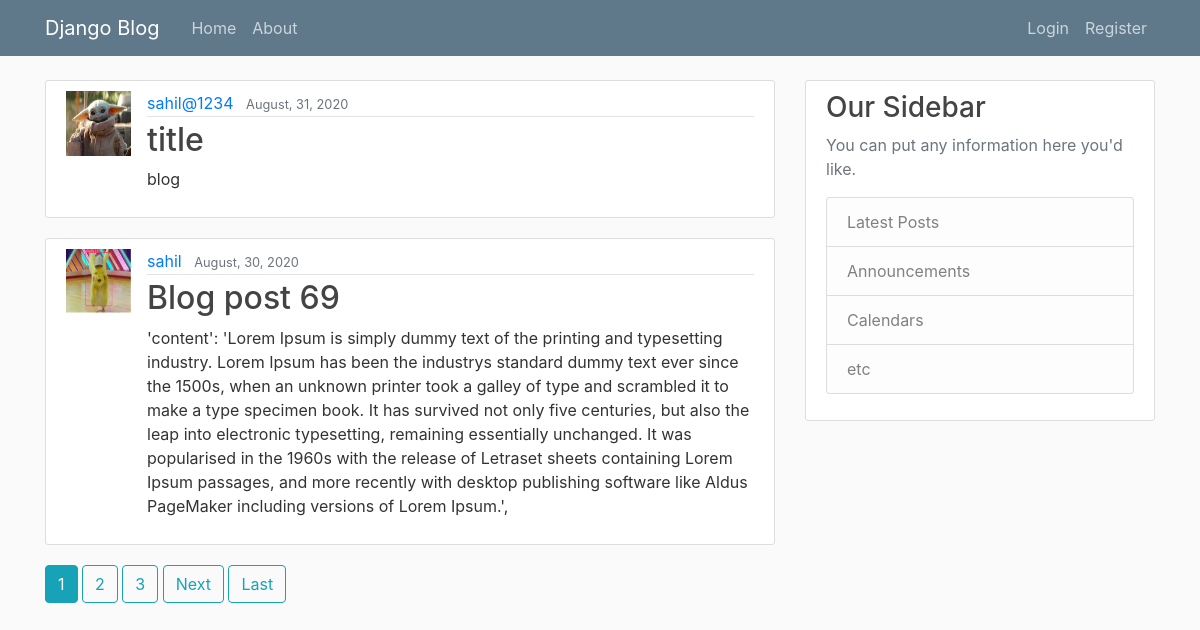
The page / on the database its author committed.
### blog/models.py (models this page shows, shortened)
class Post(models.Model):
    title = models.CharField(max_length=100)
    content = models.TextField()
    date_posted = models.DateTimeField(default=timezone.now)
    author = models.ForeignKey(User, on_delete=models.CASCADE)

### user/models.py (models this page shows, shortened)
class Profile(models.Model):
    user = models.OneToOneField(User, on_delete=models.CASCADE)
    image = models.ImageField(default='default.jpg',upload_to='profile_pics')

### blog/views.py (the view)
# urls.py: path('',  PostListView.as_view(), name='blog-home'),
class PostListView(ListView):
    model = Post
    template_name = 'blog/home.html'
    context_object_name ='posts'
    ordering=['-date_posted']
    paginate_by = 2

### blog/templates/blog/home.html (shortened to what this page needs)
{% extends "blog/base.html" %}
{% block content %}
    {% for post in posts %}
        <article class="media content-section">
        <img class='rounded-cricle article-img' src='{{ post.author.profile.image.url }}'>
          <div class="media-body">
            <div class="article-metadata">
              <a class="mr-2" href="{% url 'user-posts' post.author.username %}">{{ post.author }}</a>
              <small class="text-muted">{{ post.date_posted| date:"F, d, Y" }}</small>
            </div>
            <h2><a class="article-title" href="{% url 'post-detail' post.id %}">{{ post.title }}</a></h2>
            <p class="article-content">{{ post.content }}</p>
          </div>
        </article>
    {% endfor %}
    {% if is_paginated %}
      {% for num in page_obj.paginator.page_range %}
        {% if page_obj.number == num %}
            <a class='btn btn-info mb-4' href='?page={{ num }}'>{{ num }}</a>
        {% elif num > page_obj.number|add:'-3' and num < page_obj.number|add:'3'%}
                <a class='btn btn-outline-info mb-4' href='?page={{ num }}'>{{ num }}</a>
        {% endif %}
      {% endfor %}
      {% if page_obj.has_next %}
        <a class='btn btn-outline-info mb-4' href='?page={{ page_obj.next_page_number}}'>Next</a>
        <a class='btn btn-outline-info mb-4' href='?page={{ page_obj.paginator.num_pages}}'>Last</a>
      {% endif %}
    {% endif %}
{% endblock content %}

### blog/static/blog/main.css (style rules this page uses)
body { background: #fafafa; color: #333333; margin-top: 5rem; }
h1, h2, h3, h4, h5, h6 { color: #444444; }
.content-section { background: #ffffff; padding: 10px 20px; border: 1px solid #dddddd; border-radius: 3px; margin-bottom: 20px; }
.article-title { color: #444444; }
.article-content { white-space: pre-line; }
.article-img { height: 65px; width: 65px; margin-right: 16px; }
.article-metadata { padding-bottom: 1px; margin-bottom: 4px; border-bottom: 1px solid #e3e3e3 }

### rows shown on the page
Post: author.profile.image (picture), author "sahil@1234", date_posted "August, 31, 2020", title "title", content "blog"
Post: author.profile.image (picture), author "sahil", date_posted "August, 30, 2020", title "Blog post 69", content "'content': 'Lorem Ipsum is simply dummy text of the printing and typesetting industry. Lorem Ipsum has been the industrys standard dummy text ever since the 1500s, when an unknown printer took a galley of type and scrambled it to make a type specimen book. It has survived not only five centuries, but also the leap into electronic typesetting, remaining essentially unchanged. It was popularised in the 1960s with the release of Letraset sheets containing Lorem Ipsum passages, and more recently with desktop publishing software like Aldus PageMaker including versions of Lorem Ipsum.',"

### other values the page prints
{{ num }} "1"
{{ num }} "2" "3"
